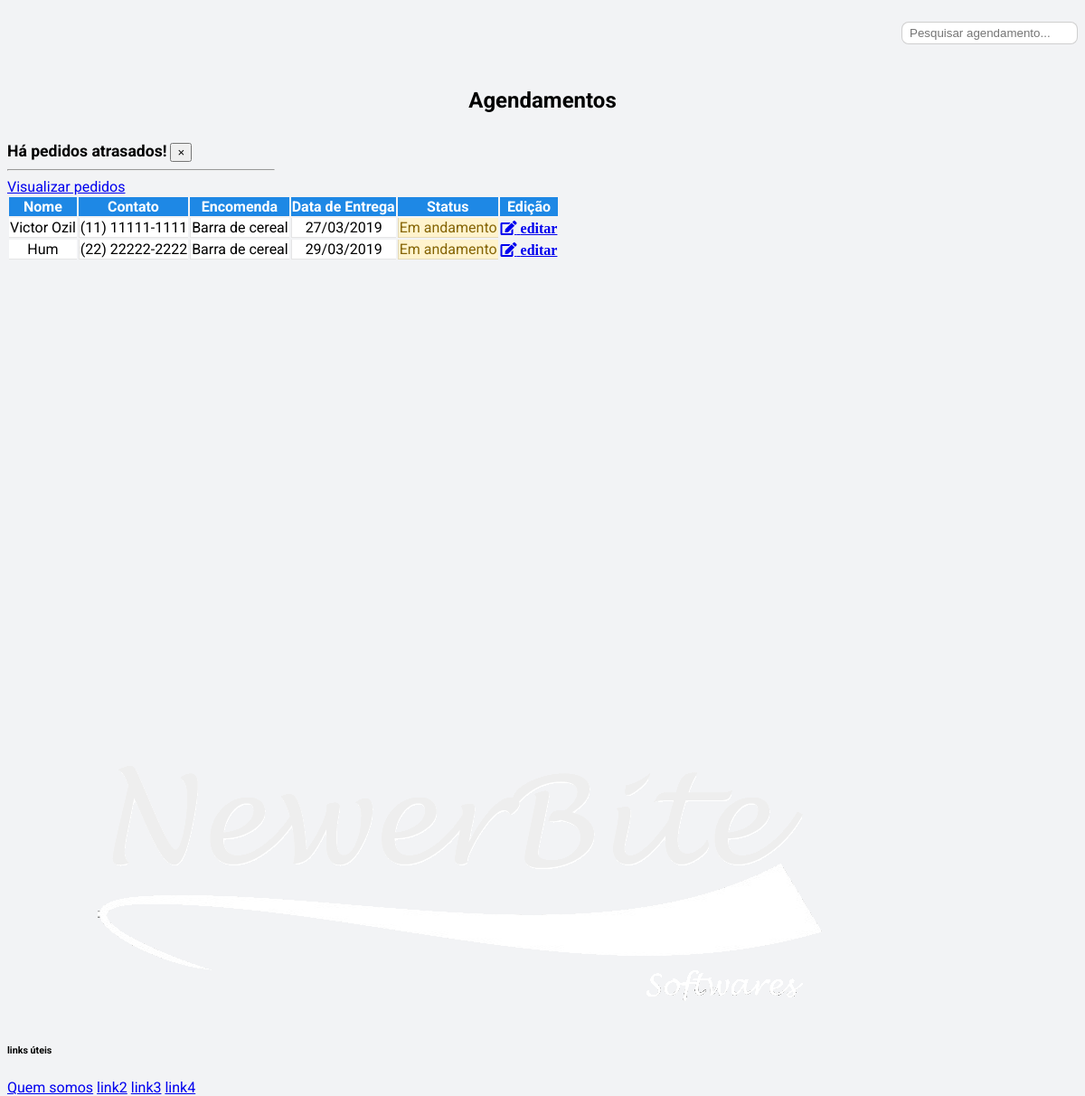
Page /agendamento.php (signed in) on the committed database.
### tables this page shows
CREATE TABLE `pedido` (
  `id_pedido` int(10) NOT NULL,
  `id_cliente` int(10) NOT NULL,
  `id_menu` int(10) NOT NULL,
  `id_usuario` int(10) NOT NULL,
  `data_cadastro` datetime DEFAULT NULL,
  `data_entrega` datetime DEFAULT NULL,
  `valor` double DEFAULT NULL,
  `status_pedido` int(11) UNSIGNED NOT NULL DEFAULT '3'
);

CREATE TABLE `cliente` (
  `id_cliente` int(10) NOT NULL,
  `nome` varchar(50) NOT NULL,
  `rg` char(12) NOT NULL,
  `cpf` char(15) NOT NULL,
  `dataNasc` date NOT NULL,
  `email` varchar(50) DEFAULT NULL,
  `cep` char(11) DEFAULT NULL,
  `cidade` char(50) NOT NULL,
  `rua` char(75) NOT NULL,
  `uf` char(50) NOT NULL,
  `bairro` char(50) NOT NULL,
  `num_casa` int(10) NOT NULL,
  `complemento` varchar(20) DEFAULT NULL,
  `telefone` char(15) NOT NULL
);

CREATE TABLE `menu` (
  `id_menu` int(10) NOT NULL,
  `nome_receita` varchar(100) NOT NULL,
  `des_receita` text NOT NULL,
  `tempo_preparo` int(11) NOT NULL,
  `data_cadastro` datetime NOT NULL
);

### agendamento.php (the view, shortened to what this page needs)
<!DOCTYPE html PUBLIC "-//W3C//DTD XHTML 1.0 Transitional//EN"
"http://www.w3.org/TR/xhtml1/DTD/xhtml1-transitional.dtd">
<html xmlns="http://www.w3.org/1999/xhtml">
<head>
    <link rel="stylesheet" type="text/css" href="css/agendamento.css">
    <link rel="stylesheet" href="https://maxcdn.bootstrapcdn.com/font-awesome/4.7.0/css/font-awesome.min.css" >
    <link rel="stylesheet" href="https://use.fontawesome.com/releases/v5.5.0/css/all.css" />
</head>
<body onload="setTimeout(Att, 60000);">
    <section>
        <div class="container" style="max-width:1359px;">
            <div class="search__person__container">
                <form class="search__person">
                    <input id="myInput" type="text" placeholder="Pesquisar agendamento...">
                </form>
            </div>
            <h4 class="container__title">Agendamentos</h4>
            <div class="table-responsive" id="tableAgenda">
                <table class="table">
                    <thead class="tableHead">
                        <tr>
                            <th>Nome</th>
                            <th>Contato</th>
                            <th>Encomenda</th>
                            <th>Data de Entrega</th>
                            <th>Status</th>
                            <th>Edição</th>
                        </tr>
                    </thead>
                    <tbody name="table" class="tableBody">
                        <?php
                        include "conexao.php";
                            $sql = mysqli_query($conexao,
                            "SELECT c.id_cliente, c.nome, c.telefone,
                                p.id_pedido, DATE_FORMAT(p.data_entrega, '%d/%m/%Y') as data_entrega , p.status_pedido,
                                m.id_menu, m.nome_receita
                            FROM cliente c
                                JOIN pedido p ON c.id_cliente = p.id_cliente
                                JOIN menu m ON m.id_menu = p.id_menu
                                ORDER BY data_entrega");
                            while ($exibe = mysqli_fetch_assoc($sql)) {
                                echo "<tr>
                                    <td>".$exibe['nome']."</td>
                                    <td>".$exibe['telefone']."</td>
                                    <td>".$exibe['nome_receita']."</td>
                                    <td>".$exibe['data_entrega']."</td>";
                                    if($exibe['status_pedido'] == 1)
                                        echo "<td style=\"color:#005fc1;background-color:#cce5ff;\">Aguardando Entrega <span class=\"spinner-grow spinner-grow-sm\"></span></td>";
                                    elseif($exibe['status_pedido'] == 2)
                                        echo "<td style=\"color:#375743;background-color:#d4edda;\">Pedido Entregue <span class=\"fas fa-check\"></span></td>";
                                    elseif($exibe['status_pedido'] == 3)
                                        echo "<td style=\"color:#856404;background-color:#fff3cd;\">Em andamento <span class=\"spinner-grow spinner-grow-sm\"></span></td>";
                                    elseif($exibe['status_pedido'] == 4)
                                        echo "<td style=\"color:#721c24;background-color:#f8d7da;\">Cancelado <span class=\"fas fa-times\"></span></td>";
                                    echo '<td style="background:transparent !important;border:none !important;">
                                            <a class="btn btn-outline-primary text-primary fas fa-edit" href="editAgen.php?id_pedido='.$exibe["id_pedido"].'"> editar</a>';
                                    echo '</td>';
                                echo "</tr>";
                            }
                            $sql2 = mysqli_query($conexao, "SELECT data_entrega, status_pedido FROM pedido WHERE data_entrega < now();");
                            $atraso = mysqli_fetch_assoc($sql2);
                            if($atraso["data_entrega"] && $atraso["status_pedido"] == 1 ||
                            $atraso["data_entrega"] && $atraso["status_pedido"] == 3){
                                echo '<div class="alert alert-info fade show" style="width:25% !important;">
                                    <div class="alert__header">
                                        <strong class="text-secondary" style="font-size:1.1em;"">Há pedidos atrasados!</strong>
                                        <button type="button" class="close" data-dismiss="alert">&times;</strong>
                                    </div>
                                    <hr>
                                    <div class="alert__body">
                                        <a class="text-info" href="pedidosAtrasados.php">Visualizar pedidos</a>
                                    </div>
                                </div>';
                            }
                         ?>
                    </tbody>
                </table>
            </div>
        </div>
    </section>
    <section id="footer"></section>
</body>
</html>

### css/agendamento.css (style rules this page uses)
body { font-family: 'Roboto'; height: 100vh; background-color: #f2f3f5 !important; }
* { box-sizing: border-box; }
.container { height: 100vh; }
.table-responsive { margin: 32px 0 64px !important; }
.tableHead th { text-align: center; position: sticky; top: 0; background-color: #1e88e5; color: #fff; width: auto; cursor: default; }
.tableBody td + td { border-left: solid 1px rgba(0,0,0,.1) !important; }
.table td { border-bottom: solid 1px rgba(0,0,0,.1) !important; background-color: #fff; cursor: default; }
.container__title { text-align: center; font-size: 1.5em; }
.table { text-align: center; }
.table-responsive { overflow: visible ; height: 70%; margin: 32px; margin-bottom: 64px; }
.search__person__container { display: flex; justify-content: flex-end; }
.search__person { padding: 16px 0px; }
.search__person input { border: solid 1px rgba(0, 0, 0, 0.19); border-radius: 8px; padding: 4px 8px; cursor: pointer; }

### rows in the picture
pedido: id_cliente.nome "Victor Ozil", id_cliente.telefone "(11) 11111-1111", id_menu.nome_receita "Barra de cereal", data_entrega "27/03/2019", shows "Em andamento"
pedido: id_cliente.nome "Hum", id_cliente.telefone "(22) 22222-2222", id_menu.nome_receita "Barra de cereal", data_entrega "29/03/2019", shows "Em andamento"
